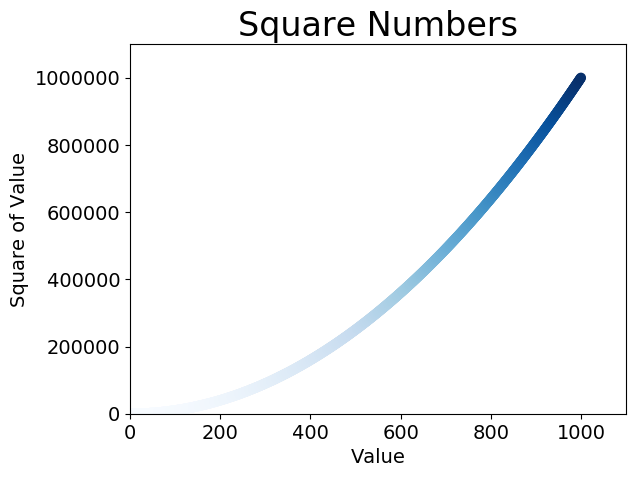

Here is the Python script that generated this plot:
import matplotlib.pyplot as plt

x_values = list(range(1, 1001))
y_values = [x**2 for x in x_values]

plt.scatter(x_values, y_values, c=y_values, cmap=plt.cm.Blues, s=40)

plt.title("Square Numbers", fontsize=24)
plt.xlabel("Value", fontsize=14)
plt.ylabel("Square of Value", fontsize=14)
plt.tick_params(axis='both', which='major', labelsize=14)

plt.axis([0, 1100, 0, 1100000])

plt.show()
#plt.savefig('scatter_squares.png', bbox_inches='tight')
